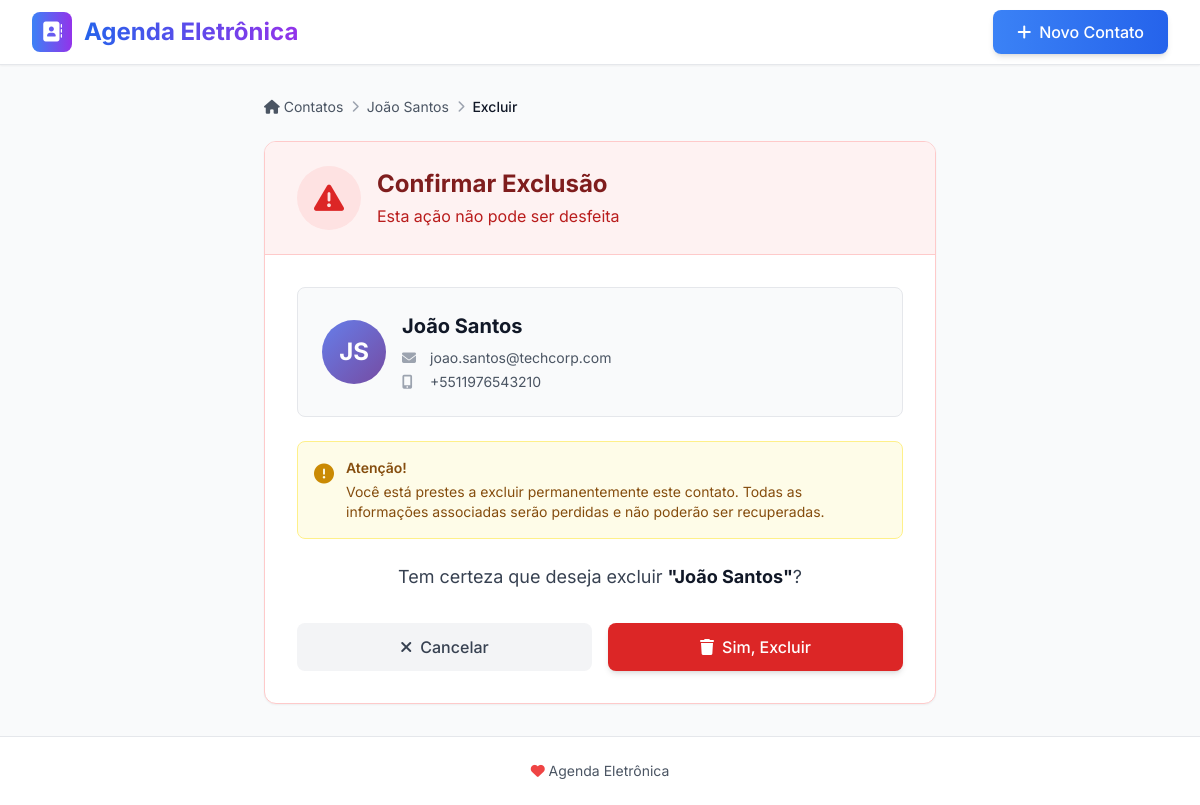
The app's page /contato/2/deletar/ with its own data.
### contatos/models.py (models this page shows, shortened)
class Contato(models.Model):
    CATEGORIAS = [
        ('familia', 'Família'),
        ('amigo', 'Amigo'),
        ('trabalho', 'Trabalho'),
        ('outros', 'Outros'),
    ]
    nome = models.CharField(max_length=200, verbose_name='Nome Completo')
    email = models.EmailField(blank=True, null=True, verbose_name='E-mail')
    telefone_regex = RegexValidator(
        regex=r'^\+?1?\d{9,15}$',
        message="O telefone deve estar no formato: '+999999999'. Até 15 dígitos permitidos."
    )
    telefone = models.CharField(
        validators=[telefone_regex],
        max_length=17,
        blank=True,
        null=True,
        verbose_name='Telefone'
    )
    celular = models.CharField(
        validators=[telefone_regex],
        max_length=17,
        blank=True,
        null=True,
        verbose_name='Celular'
    )
    endereco = models.TextField(blank=True, null=True, verbose_name='Endereço')
    categoria = models.CharField(
        max_length=20,
        choices=CATEGORIAS,
        default='outros',
        verbose_name='Categoria'
    )
    empresa = models.CharField(max_length=200, blank=True, null=True, verbose_name='Empresa')
    cargo = models.CharField(max_length=200, blank=True, null=True, verbose_name='Cargo')
    aniversario = models.DateField(blank=True, null=True, verbose_name='Aniversário')
    observacoes = models.TextField(blank=True, null=True, verbose_name='Observações')
    favorito = models.BooleanField(default=False, verbose_name='Favorito')
    criado_em = models.DateTimeField(auto_now_add=True, verbose_name='Criado em')
    atualizado_em = models.DateTimeField(auto_now=True, verbose_name='Atualizado em')
    class Meta:
        ordering = ['nome']
        verbose_name = 'Contato'
        verbose_name_plural = 'Contatos'
    def get_iniciais(self):
        nomes = self.nome.split()
        if len(nomes) >= 2:
            return f"{nomes[0][0]}{nomes[-1][0]}".upper()
        return self.nome[0].upper() if self.nome else "?"

### contatos/views.py (the view)
# urls.py: path('contato/<int:pk>/deletar/', views.deletar_contato, name='deletar_contato'),
def deletar_contato(request, pk):
    contato = get_object_or_404(Contato, pk=pk)
    if request.method == 'POST':
        nome = contato.nome
        contato.delete()
        messages.success(request, f'Contato "{nome}" excluído com sucesso!')
        return redirect('lista_contatos')
    return render(request, 'contatos/deletar_contato.html', {'contato': contato})

### templates/contatos/deletar_contato.html (shortened to what this page needs)
{% extends 'base.html' %}
{% block content %}
<div class="fade-in max-w-2xl mx-auto">
    <div class="mb-6">
        <nav class="flex items-center space-x-2 text-sm text-gray-600">
            <a href="{% url 'lista_contatos' %}" class="hover:text-blue-600 transition duration-200">
                <i class="fas fa-home"></i> Contatos
            </a>
            <i class="fas fa-chevron-right text-gray-400 text-xs"></i>
            <a href="{% url 'detalhes_contato' contato.pk %}" class="hover:text-blue-600 transition duration-200">
                {{ contato.nome }}
            </a>
            <i class="fas fa-chevron-right text-gray-400 text-xs"></i>
            <span class="text-gray-900 font-medium">Excluir</span>
        </nav>
    </div>
    <div class="bg-white rounded-xl shadow-sm border border-red-200 overflow-hidden">
        <div class="bg-red-50 border-b border-red-200 px-8 py-6">
            <div class="flex items-center space-x-4">
                <div class="w-16 h-16 bg-red-100 rounded-full flex items-center justify-center">
                    <i class="fas fa-exclamation-triangle text-red-600 text-3xl"></i>
                </div>
                <div>
                    <h1 class="text-2xl font-bold text-red-900">Confirmar Exclusão</h1>
                    <p class="text-red-700 mt-1">Esta ação não pode ser desfeita</p>
                </div>
            </div>
        </div>
        <div class="p-8">
            <div class="bg-gray-50 rounded-lg p-6 mb-6 border border-gray-200">
                <div class="flex items-center space-x-4">
                    <div class="w-16 h-16 avatar-gradient rounded-full flex items-center justify-center text-white text-2xl font-bold flex-shrink-0">
                        {{ contato.get_iniciais }}
                    </div>
                    <div class="flex-1">
                        <h2 class="text-xl font-bold text-gray-900">{{ contato.nome }}</h2>
                        <div class="mt-2 space-y-1">
                            {% if contato.email %}
                            <p class="text-sm text-gray-600 flex items-center">
                                <i class="fas fa-envelope w-5 text-gray-400"></i>
                                <span class="ml-2">{{ contato.email }}</span>
                            </p>
                            {% endif %}
                            {% if contato.celular %}
                            <p class="text-sm text-gray-600 flex items-center">
                                <i class="fas fa-mobile-alt w-5 text-gray-400"></i>
                                <span class="ml-2">{{ contato.celular }}</span>
                            </p>
                            {% elif contato.telefone %}
                            <p class="text-sm text-gray-600 flex items-center">
                                <i class="fas fa-phone w-5 text-gray-400"></i>
                                <span class="ml-2">{{ contato.telefone }}</span>
                            </p>
                            {% endif %}
                        </div>
                    </div>
                </div>
            </div>
            <div class="bg-yellow-50 border border-yellow-200 rounded-lg p-4 mb-6">
                <div class="flex items-start space-x-3">
                    <i class="fas fa-exclamation-circle text-yellow-600 text-xl mt-0.5"></i>
                    <div class="text-sm text-yellow-800">
                        <p class="font-semibold mb-1">Atenção!</p>
                        <p>Você está prestes a excluir permanentemente este contato. Todas as informações associadas serão perdidas e não poderão ser recuperadas.</p>
                    </div>
                </div>
            </div>
            <div class="text-center mb-8">
                <p class="text-lg text-gray-700">
                    Tem certeza que deseja excluir <span class="font-bold text-gray-900">"{{ contato.nome }}"</span>?
                </p>
            </div>
            <form method="post" class="space-y-4">
                <div class="flex items-center justify-center space-x-4">
                    <a href="{% url 'detalhes_contato' contato.pk %}" class="flex-1 max-w-xs bg-gray-100 hover:bg-gray-200 text-gray-700 py-3 px-6 rounded-lg font-medium transition duration-200 flex items-center justify-center space-x-2">
                        <i class="fas fa-times"></i>
                        <span>Cancelar</span>
                    </a>
                    <button type="submit" class="flex-1 max-w-xs bg-red-600 hover:bg-red-700 text-white py-3 px-6 rounded-lg font-medium transition duration-200 flex items-center justify-center space-x-2 shadow-md hover:shadow-lg">
                        <i class="fas fa-trash"></i>
                        <span>Sim, Excluir</span>
                    </button>
                </div>
            </form>
        </div>
    </div>
</div>
{% endblock %}

### templates/base.html (style rules this page uses)
body { font-family: 'Inter', sans-serif; }
.avatar-gradient { background: linear-gradient(135deg, #667eea 0%, #764ba2 100%); }
.fade-in { animation: fadeIn 0.5s ease-in; }

### records on screen
Contato: nome "João Santos", get_iniciais "JS", email "joao.santos@techcorp.com", celular "+5511976543210"
